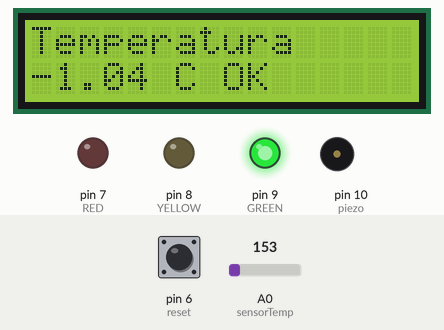
This sketch was run on a simulated Arduino Uno, built with avr-gcc and run on an emulated ATmega328P. Parts: 16×2 character LCD, output pins drawn as LEDs (lit = HIGH), buzzer (waves = sounding). The inputs (shaded band) are chosen by the test bench; at power-on: pin 6 (reset) LOW, A0 (sensorTemp) = 153. What the sketch prints to the serial monitor is not drawn.

Above: at 8.7 s.
8.8 s: pin 6 (reset) pulled HIGH for 1 s
At 11.1 s:
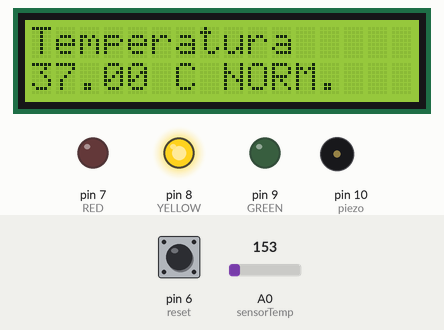
11.3 s: A0 (sensorTemp) set to 165
At 17.3 s:
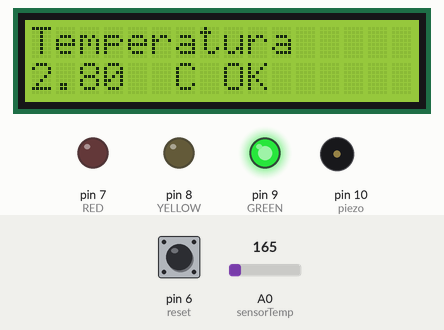
17.4 s: A0 (sensorTemp) set to 175
At 20.2 s:
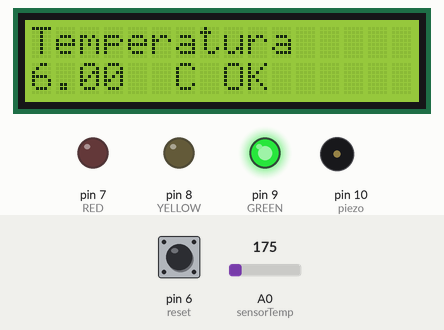
20.7 s: A0 (sensorTemp) set to 191
At 22.3 s:
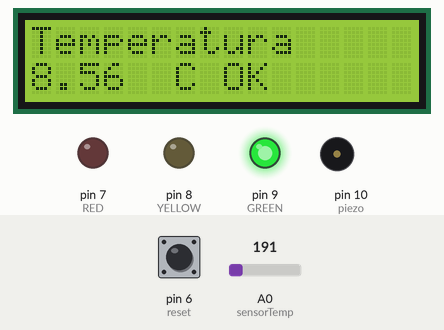
24.7 s: pin 6 (reset) pulled HIGH for 3.2 s
At 30.2 s:
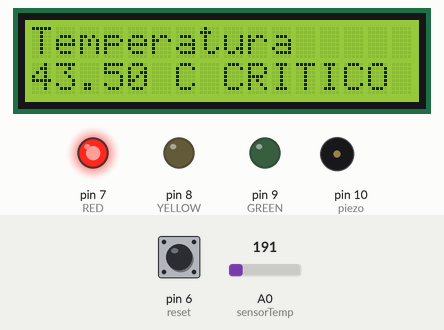
Timing chart, 0 to 35.8 s (numbered marks = the images above; inputs shaded):
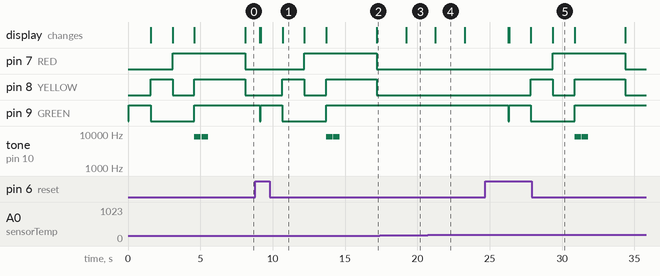

Measured:
- after the input at 8.8 s, pin 8 (YELLOW): LOW → HIGH after 1.9 s; pin 9 (GREEN): HIGH → LOW after 0.30 s, → HIGH 0.07 s later, → LOW 1.5 s later; the display: first changes after 0.30 s (image 1 shows a later state)
- after the input at 17.4 s, the display: changes after 1.8 s (image 3)
- after the input at 20.7 s, the display: changes after 0.54 s (image 4)
- after the input at 24.7 s, pin 7 (RED): LOW → HIGH after 4.7 s, → LOW 5.0 s later; pin 8 (YELLOW): LOW → HIGH after 3.1 s, → LOW 1.5 s later, → HIGH 1.5 s later, → LOW 3.5 s later
- what the display in image 4 shows lasts 2.1 s, from 21.2 s to 23.3 s

The sketch:

Termometro.ino
```cpp
// Includo libreria LCD
#include <LiquidCrystal.h>
// Inizializzo l'LCD
LiquidCrystal lcd(12, 11, 5, 4, 3, 2);
// Dichiaro le variabili di tipo intero
const int sensorTemp = A0; // Sensore temperatura
const int piezo = 10; // Piezo
const int reset = 6; // Pin per il reser
const int GREEN = 9; // LED Verde
const int YELLOW = 8; // LED Giallo
const int RED = 7; // LED Rosso
int val_Adc = 0; // Variabile per leggere
const float tempOkLimit = 27.0; // Limite massimo per definire la temperatura OK
const float tempNormalLimit = 37.0; // Limite massimo per definire la temperatura nella norma (NORMALE)
const float tempCriticLimit = 43.5; // Limite massimo per definire la temperatura CRITICA superato questo si passa a PERICOLO
float temp = 0; // variabile per calcolare la temperatura

void(* Riavvia)(void) = 0; // Funzione del reset

void tempOk(float); // Funzione per settare i componenti ad indicare che la temperatura è OK

void tempNormal(float);  // Funzione per settare i componenti ad indicare che la temperatura è NORMALE

void tempCritic(float);  // Funzione per settare i componenti ad indicare che la temperatura è CRITICA

void tempDanger(float);   // Funzione per settare i componenti ad indicare che la temperatura è PERICOLOSA


void setup()
{
  // ciclo per settare i pin 7,8,9 in modalità OUTPUT e livello LOW
 for(int pinNumber = RED; pinNumber <= GREEN; pinNumber++)
 {
  pinMode(pinNumber, OUTPUT);
  digitalWrite(pinNumber, LOW);
 }

 pinMode(reset, INPUT); // setto il pin 6 in modalità INPUT
 lcd.begin(16,2); // Inizializzo l' LCD
 Serial.begin(9600); //init seriale
 //utilizzando l'istruzione analogReference
 //indico al convertitore AD che deve impiegare
 //la tensione presente sul pin AREF come
 //valore di riferimento per la conversione
 analogReference(EXTERNAL);

 // TESTO TUTTI I COMPONENTI
 tempOk(tempOkLimit);
 delay(1500);
 tempNormal(tempNormalLimit);
 delay(1500);
 tempCritic(tempCriticLimit);
 delay(1500);
 tempDanger(tempCriticLimit);
 delay(1000);
}

void loop()
{
 //ritardo un secondo
 delay(1000);
 // Controllo se il pulsante per il reset è premuto
 if(digitalRead(reset) == HIGH){
   // Se è premuto riavvio Arduino
   Riavvia();
 }
 //init variabile
 val_Adc = 0;
 //eseguo un ciclo
 for(byte Ciclo = 0; Ciclo<100; Ciclo++)
 {
   //acquisisco il valore e lo sommo alla variabile
   val_Adc += analogRead(sensorTemp);
   //questo ritardo serve per dare il tempo all' ADC di eseguire correttamente la prossima acquisizione
   delay(10);
 }

 //eseguo la media dei 100 valori letti
 val_Adc /= 100;
 //calcolo la temperatura in °C
 temp = ((val_Adc * 0.0032) - 0.5) / 0.01;
 //invio i dati al computer
 Serial.println(temp);
 if (temp <= tempOkLimit){
   tempOk(temp);
 } else {
  if (temp <= tempNormalLimit){
    tempNormal(temp);
  } else {
    if (temp <= tempCriticLimit){
      tempCritic(temp);
    }
    else {
      tempDanger(temp);
    }
  }
 }

}

void tempOk(float temp){
  // Pulisco l'LCD
  lcd.clear();
  // Imposto il cursore sull'angolo in altro a sinistra
  lcd.setCursor(0,0);
  // Stampo sull'LCD la parola 'Temperatura'
  lcd.print("Temperatura");
  lcd.setCursor(6,1);
  lcd.print("C OK");
  digitalWrite(GREEN, HIGH); // LED verde acceso
  digitalWrite(YELLOW, LOW); // LED giallo spento
  digitalWrite(RED, LOW); // LED rosso spento
  lcd.setCursor(0,1);
  // Invio i dati all'lcd
  lcd.print(temp);
}

void tempNormal(float temp){
  // Pulisco l'LCD
  lcd.clear();
  // Imposto il cursore sull'angolo in altro a sinistra
  lcd.setCursor(0,0);
  lcd.print("Temperatura");
  lcd.setCursor(6,1);
  lcd.print("C NORM.");
  digitalWrite(GREEN, LOW); // LED verde spento
  digitalWrite(YELLOW, HIGH); // LED giallo acceso
  digitalWrite(RED, LOW); // LED rosso spento
  lcd.setCursor(0,1);
  // Invio i dati all'lcd
  lcd.print(temp);
}

void tempCritic(float temp){
  // Pulisco l'LCD
  lcd.clear();
  lcd.setCursor(0,0);
  lcd.print("Temperatura");
  lcd.setCursor(6,1);
  lcd.print("C CRITICO");
  digitalWrite(GREEN, LOW); // LED verde spento
  digitalWrite(YELLOW, LOW); // LED giallo spento
  digitalWrite(RED, HIGH); // LED rosso acceso
  lcd.setCursor(0,1);
  // Invio i dati all'lcd
  lcd.print(temp);
}

void tempDanger(float temp){
  lcd.clear();
  lcd.setCursor(0,0);
  lcd.print("Temperatura");
  lcd.setCursor(6,1);
  lcd.print("C PERICOLO");
  digitalWrite(GREEN, HIGH); // LED verde acceso
  digitalWrite(YELLOW, HIGH); // LED giallo acceso
  digitalWrite(RED, HIGH); // LED rosso acceso
  lcd.setCursor(0,1);
  // Invio i dati all'lcd
  lcd.print(temp);
  tone(piezo,8200,450); // Emetto un suono col piezo
  delay(500);
  tone(piezo,8200,450);
}
```
